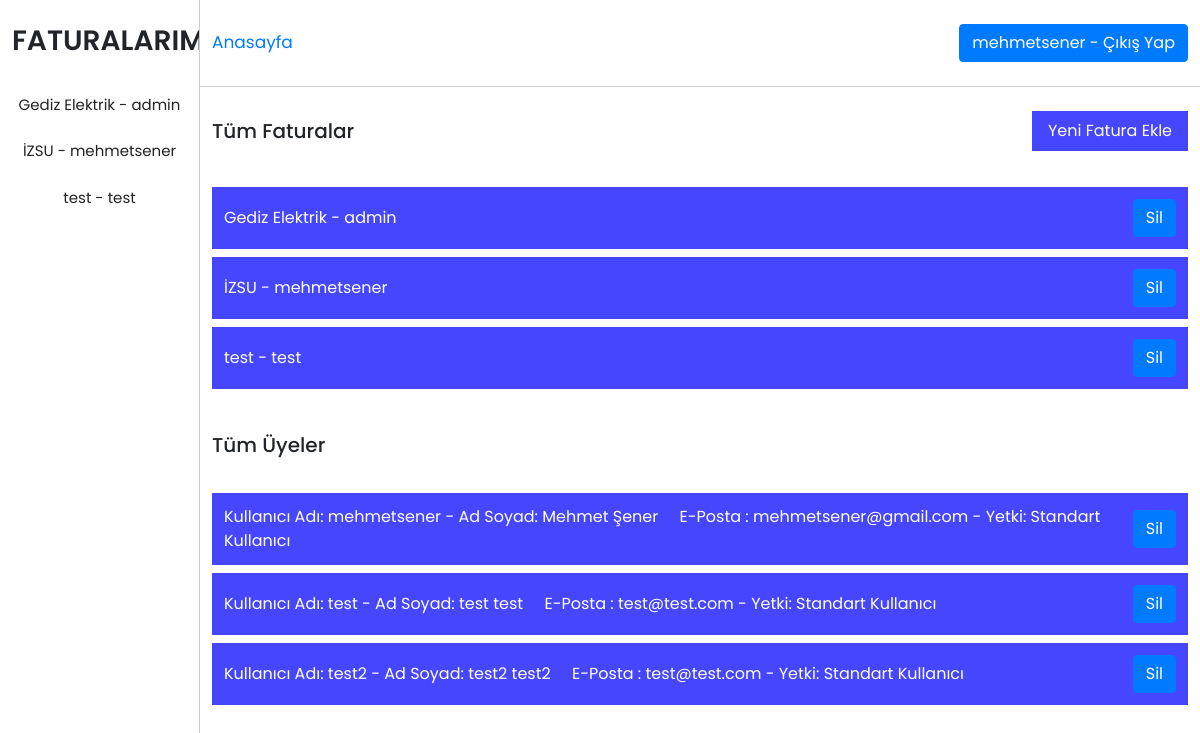
The app's page /admin.php (signed in) with its own data.
### tables this page shows
CREATE TABLE "Fatura" (
	"id"	INTEGER,
	"kullaniciid"	INTEGER,
	"kurumadi"	TEXT,
	"tutar"	REAL,
	"tarih"	TEXT,
	"odendimi"	INTEGER,
	PRIMARY KEY("id" AUTOINCREMENT)
);

CREATE TABLE "Kullanici" (
	"id"	INTEGER,
	"kullaniciadi"	TEXT,
	"sifre"	TEXT,
	"ad"	TEXT,
	"soyad"	TEXT,
	"eposta"	TEXT,
	"adres"	TEXT,
	"yetki"	INTEGER,
	PRIMARY KEY("id" AUTOINCREMENT)
);

### fonksiyon.php (called while the page is built, shortened)
<?php
$vt = new PDO('sqlite:veritabani.db');
function kullaniciBilgisi($kid)
{
    global $vt;
    $sorgu = "SELECT * FROM kullanici WHERE id=$kid";
    $sonuclar = $vt->query($sorgu);
    if ($satir = $sonuclar->fetch()) {
        return $satir;
    }
}
function tumKullanicilar()
{
    global $vt;
    $sorgu = "SELECT * FROM Kullanici WHERE kullaniciadi NOT LIKE 'admin'";
    $sonuclar = $vt->query($sorgu);
    $dizi = [];
    while ($satir = $sonuclar->fetch()) {
        array_push($dizi,$satir);
    }
    return $dizi;
}
function tumFaturalarAdmin()
{
    global $vt;
    $sorgu = "SELECT Fatura.*,Kullanici.* FROM Fatura INNER JOIN Kullanici ON Fatura.kullaniciid=Kullanici.id";
    $sonuclar = $vt->query($sorgu);
    $dizi = [];
    while ($satir = $sonuclar->fetch()) {
        array_push($dizi,$satir);
    }
    return $dizi;
}

### admin.php (the view, shortened to what this page needs)
<!doctype html>
<html lang="en">
<?php
require_once("fonksiyon.php");
?>
<head>
  <link rel="stylesheet" href="https://stackpath.bootstrapcdn.com/bootstrap/4.3.1/css/bootstrap.min.css">
  <link rel="stylesheet" href="https://cdnjs.cloudflare.com/ajax/libs/font-awesome/5.15.3/css/all.min.css" />
  <link rel="stylesheet" href="css/style.css">
</head>
<body>
  <div class="forum-container">
    <div class="forum forum-left">
      <h3>FATURALARIM</h3>
      <div class="forum-subjects d-flex flex-column">
        <?php
        $faturalar = tumFaturalarAdmin();
        foreach ($faturalar as $fatura) {
          echo "<a href='fatura-icerigi.php?kid={$fatura['id']}'>{$fatura['kurumadi']} - {$fatura['kullaniciadi']}</a>";
        }
        ?>
      </div>
    </div>
    <div class="forum forum-right">
    <header class="d-flex justify-content-between align-items-center">
        <a href="index.php" class="anasayfa">Anasayfa</a>
        <?php
        if (isset($_SESSION['kid']) == false) {
        ?>
          <div class="login">
            <input type="button" data-toggle="modal" data-target="#girisModal" data-whatever="@mdo" value="Giriş Yap" />
            <input type="button" data-toggle="modal" data-target="#kayitModal" data-whatever="@mdo" value="Kayıt Ol" />
          </div>
        <?php
        } else {
        ?>
          <div class="login">
            <a class="btn btn-primary" href="fonksiyon.php?cikis=1"><?php echo kullaniciBilgisi($_SESSION['kid'])['kullaniciadi']; ?> - Çıkış Yap</a>
          </div>
        <?php
        }
        ?>
      </header>
      <div class="admin-faturalar-header d-flex align-items-center justify-content-between">
        <h5>Tüm Faturalar</h5>
        <input type="button" value="Yeni Fatura Ekle" data-toggle="modal" data-target="#yeniFaturaEkle" data-whatever="@mdo">
      </div>
      <div class="admin-faturalar d-flex flex-column">
        <?php
        foreach ($faturalar as $fatura) {
        ?>
          <div class="admin-faturalar-item d-flex align-items-center justify-content-between">
            <p><?php echo $fatura['kurumadi']. " - ". $fatura['kullaniciadi']; ?></p>
            <div class="actions d-flex align-items-center ">
              <a class="btn btn-primary" href="fonksiyon.php?sil=<?php echo $fatura['id']; ?>">Sil</a>
            </div>
          </div>
        <?php
        }
        ?>
      </div>
      <div class="admin-faturalar-header d-flex align-items-center justify-content-between">
        <h5>Tüm Üyeler</h5>
      </div>
      <div class="admin-faturalar d-flex flex-column">
        <?php
        $kullanicilar = tumKullanicilar();
        foreach ($kullanicilar as $kullanici) {
          $yetki = $kullanici['yetki']==1?"Yönetici":"Standart Kullanıcı";
        ?>
          <div class="admin-faturalar-item d-flex align-items-center justify-content-between">
            <p><?php echo "Kullanıcı Adı: {$kullanici['kullaniciadi']} -  Ad Soyad: {$kullanici['ad']} {$kullanici['soyad']} &nbsp&nbsp&nbsp E-Posta : {$kullanici['eposta']} -  Yetki: {$yetki}"; ?></p>
            <div class="actions d-flex align-items-center ">
              <a class="btn btn-primary" href="fonksiyon.php?kullanicisil=<?php echo $kullanici['id']; ?>">Sil</a>
            </div>
          </div>
        <?php
        }
        ?>
      </div>
    </div>
  </div>
</body>
</html>

### css/style.css (style rules this page uses)
* { padding: 0px; margin: 0px; text-decoration: none !important; }
body { font-family: 'Poppins', sans-serif; overflow-y: hidden; }
.forum-container { display: -ms-grid; display: grid; -ms-grid-columns: 1.5fr 10.5fr; grid-template-columns: 1.5fr 10.5fr; }
.forum-container .forum { min-height: 100vh; max-height: 100vh; }
.forum-container .forum-left { border-right: 1px solid #ccc; overflow-y: scroll; }
.forum-container .forum-left h3 { font-weight: 600; margin: 24px 12px; text-align: center; }
.forum-container .forum-left .forum-subjects a { padding: 12px; text-align: center; color: #222222; font-size: 15px; }
.forum-container .forum-right { overflow-y: scroll; }
.forum-container .forum-right header { border-bottom: 1px solid #ccc; padding: 24px 12px; }
.forum-container .forum-right header .anasayfa { font-size: 17px; }
.admin-faturalar-header { padding: 24px 12px; }
.admin-faturalar-header h5 { margin-bottom: 0rem; }
.admin-faturalar-header input { background: #4646ff; border: none; padding: 8px 16px; outline: none; color: #fff; }
.admin-faturalar { padding: 12px; }
.admin-faturalar .admin-faturalar-item { background: #4646ff; margin-bottom: 8px; padding: 12px; color: #fff; }
.admin-faturalar .admin-faturalar-item p { margin-bottom: 0rem; }
@media only screen and (max-width: 1500px) { .forum-container { -ms-grid-columns: 2fr 10fr; grid-template-columns: 2fr 10fr; } }

### records on screen
fatura: kurumadi "Gediz Elektrik", kullaniciid.kullaniciadi "admin"
fatura: kurumadi "İZSU", kullaniciid.kullaniciadi "mehmetsener"
fatura: kurumadi "test", kullaniciid.kullaniciadi "test"
kullanici: kullaniciadi "mehmetsener", ad "Mehmet", soyad "Şener", eposta "mehmetsener@gmail.com", yetki "Standart Kullanıcı"
kullanici: kullaniciadi "test", ad "test", soyad "test", eposta "test@test.com", yetki "Standart Kullanıcı"
kullanici: kullaniciadi "test2", ad "test2", soyad "test2", eposta "test@test.com", yetki "Standart Kullanıcı"
